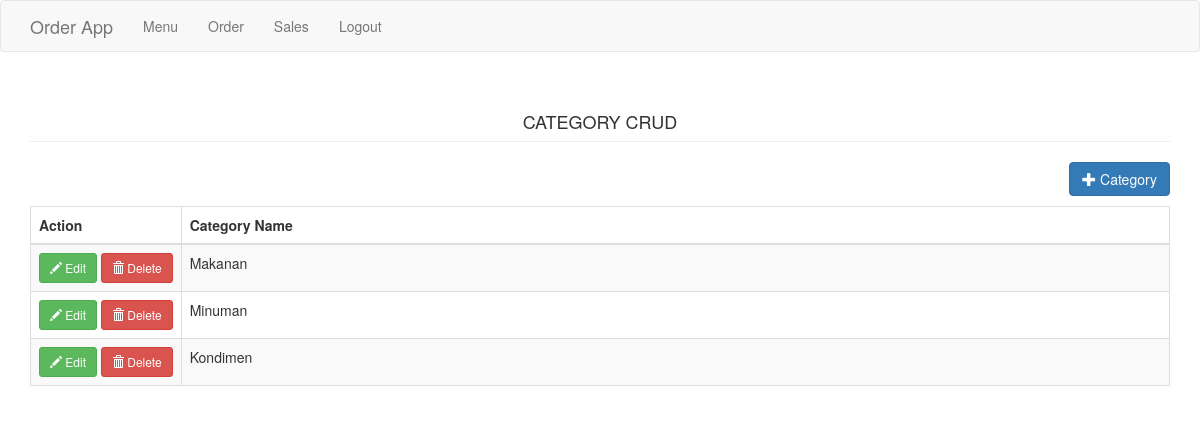
The app's page /category.php with its own data.
### tables this page shows
CREATE TABLE `category` (
  `categoryid` int NOT NULL,
  `catname` varchar(30) NOT NULL
);

### category.php (the view, shortened to what this page needs)
<?php include('header.php'); ?>
<body>
<?php include('navbar.php'); ?>
<div class="container">
	<h4 class="page-header text-center">CATEGORY CRUD</h1>
	<div class="row">
		<div class="col-md-12">
			<a href="#addcategory" data-toggle="modal" class="pull-right btn btn-primary"><span class="glyphicon glyphicon-plus"></span> Category</a>
		</div>
	</div>
	<div style="margin-top:10px;">
		<table class="table table-striped table-bordered">
			<thead>
                <th class="wrap_content">Action</th>
				<th>Category Name</th>
			</thead>
			<tbody>
				<?php
					$sql="select * from category order by categoryid asc";
					$query=$conn->query($sql);
					while($row=$query->fetch_array()){
						?>
						<tr>
                            <td class="wrap_content">
                                <a href="#editcategory<?php echo $row['categoryid']; ?>" data-toggle="modal" class="btn btn-success btn-sm"><span class="glyphicon glyphicon-pencil"></span> Edit</a> <a href="#deletecategory<?php echo $row['categoryid']; ?>" data-toggle="modal" class="btn btn-danger btn-sm"><span class="glyphicon glyphicon-trash"></span> Delete</a>
                            </td>
							<td><?php echo $row['catname']; ?></td>
						</tr>
						<?php
					}
				?>
			</tbody>
		</table>
	</div>
</div>
</body>
</html>

### custom.css (style rules this page uses)
table { width: 100%; }
table thead tr th.wrap_content, table tbody tr td.wrap_content { word-wrap: break-word !important; white-space: nowrap !important; width: 1% !important; }

### records on screen
category: catname "Makanan"
category: catname "Minuman"
category: catname "Kondimen"
